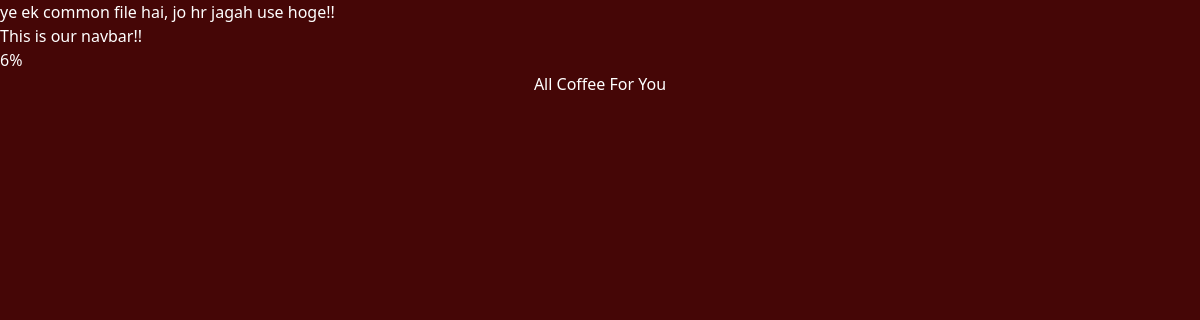
/coffee/, run on an earlier commit of the app's database.
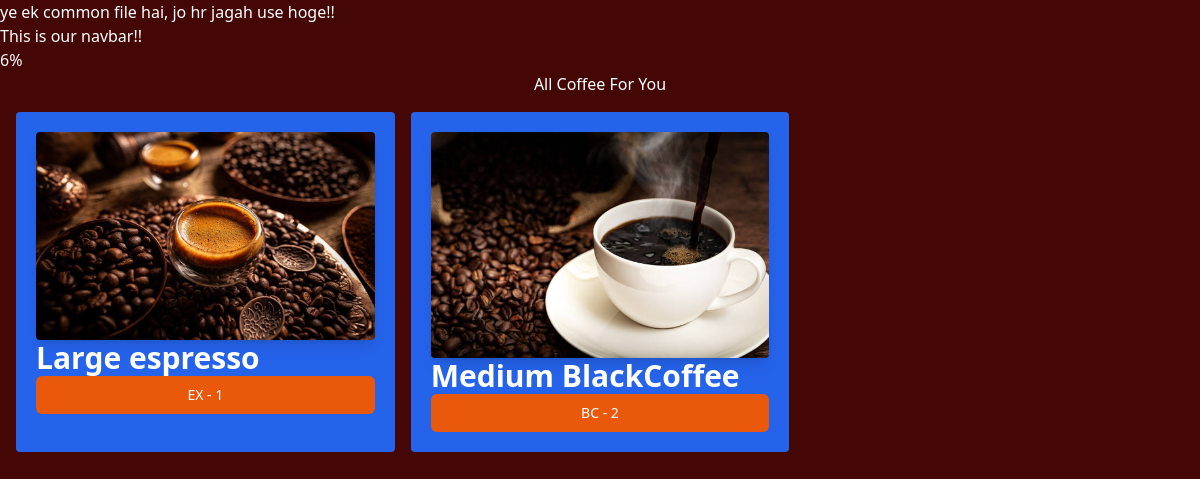
And on a later commit of the database.
### coffee/models.py (models this page shows, shortened)
class coffee_varieties(models.Model):
    COFFEE_TYPE_CHOICE=[
        ('CAP', 'Capachino'),
        ('BC', 'Black Coffee'),
        ('CC', 'Cold Coffee'),
        ('EX', 'Espresso'),
        ('Pc', 'Plane Coffee')
    ]
    name=models.CharField(max_length=100)#this sets max length to 100
    image=models.ImageField(upload_to='coffees/') #ese hi images upload hoti hai
    date=models.DateTimeField(default=timezone.now)
    type= models.CharField(max_length=3, choices=COFFEE_TYPE_CHOICE) #to ye bs upar wali choices lega
    description=models.TextField(default='') #this is a text field

### coffee/views.py (the view)
# urls.py: path('', views.all_coffee, name='all_coffee'),
def all_coffee(request):
    coffees= coffee_varieties.objects.all() #ye db pr query krega, arryas aayenge
    return render(request, 'coffee/all_coffee.html', {'coffees':coffees}) #ab front-end mein values aajaynegi!!

### coffee/templates/coffee/all_coffee.html (shortened to what this page needs)
{% extends 'layout.html' %}
{% block content %}6%
<h1>All Coffee For You</h1>
<div class="grid grid-cols-3 gap-4 m-4">
{% for COD in coffees  %}
    <div class="bg-blue-600 p-5 rounded">
        <img class="rounded shadow-lg" src="{{COD.image.url}}" alt="">
        <h3 class="text-3xl font-bold">{{COD.name}}</h3>
        <a href="{% url 'coffee_detail' coffee.id %}">
            <button
            type="button"
            class="inline-flex items-center w-[100%] justify-center px-4 py-2 border border-transparent text-sm fornt-medium rounded-md text-white bg-orange-600 hover:bg-orange-800 focus:outline-none focus:ring-2 focus:ring-offset_2 focus:ring-orange-500">
                {{COD.type}} - {{COD.id}}
            </button>
        </a>
    </div>
{% endfor %}
</div>
{% endblock %}

### templates/layout.html (shortened to what this page needs)
{% load static tailwind_tags %}
{% load static %}
<!DOCTYPE html>
<html lang="en">
<head>
    <link rel="stylesheet" href="{% static 'style.css' %}">
    {% tailwind_css %}
</head>
<body>
    <nav>This is our navbar!!</nav>
    {% block content %}{% endblock %}
</body>
</html>

### static/style.css (style rules this page uses)
body { background-color: #450606 ; color: #FFFFFF; }
h1 { text-align: center; font-size: 2em; }

What changed in the data, as far as the page shows it:
added coffee_varieties: image (picture), name "Large espresso", type "EX", id "1"
added coffee_varieties: image (picture), name "Medium BlackCoffee", type "BC", id "2"
